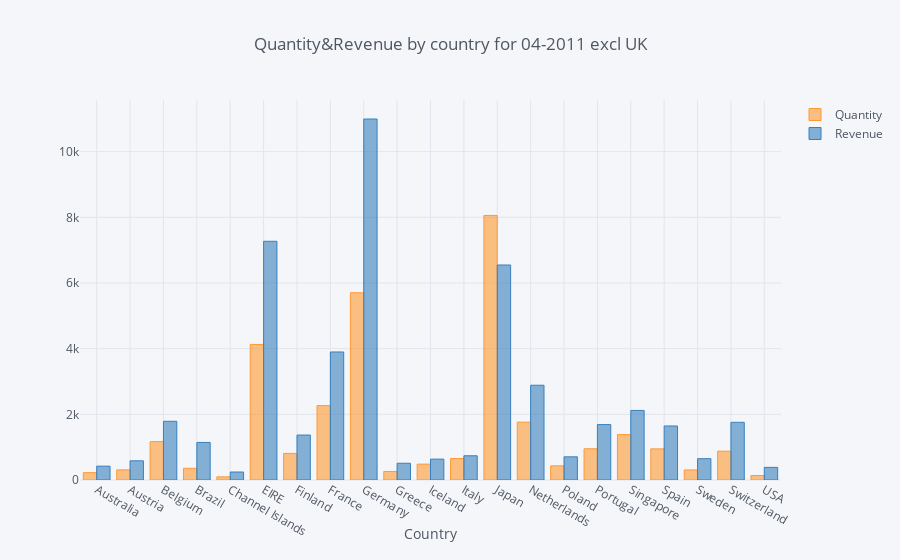

Notebook code for this chart:
### Markdown cell above
## 1. Create an interactive bar chart showing total quantity and revenue by country (excluding United Kingdom) for the month of April 2011.

### Code cell
data_bar = data[(data['InvoiceDate']>='2011-04-01')&(data['InvoiceDate']<='2011-04-30')&
                (data['Country']!='United Kingdom')]

data_bar = data_bar.groupby('Country', as_index=False).agg({'Quantity':'sum', 'Revenue':'sum'})
data_bar.iplot(kind='bar', x='Country', xTitle='Country', title="Quantity&Revenue by country for 04-2011 excl UK")

### Figure 1 — Plotly figure (JSON) as saved in the notebook; plotly's stock layout.template omitted (floating-point values rounded to 4 significant figures)
{"data": [{"marker": {"color": "rgba(255, 153, 51, 0.6)", "line": {"color": "rgba(255, 153, 51, 1.0)", "width": 1}}, "name": "Quantity", "orientation": "v", "text": "", "type": "bar", "uid": "4b50f188-6718-40d9-b515-c035767da6b0", "x": ["Australia", "Austria", "Belgium", "Brazil", "Channel Islands", "EIRE", "Finland", "France", "Germany", "Greece", "Iceland", "Italy", "Japan", "Netherlands", "Poland", "Portugal", "Singapore", "Spain", "Sweden", "Switzerland", "USA"], "y": [224, 308, 1170, 356, 96, 4129, 810, 2265, 5702, 260, 483, 653, 8058, 1762, 432, 951, 1384, 948, 306, 878, 137]}, {"marker": {"color": "rgba(55, 128, 191, 0.6)", "line": {"color": "rgba(55, 128, 191, 1.0)", "width": 1}}, "name": "Revenue", "orientation": "v", "text": "", "type": "bar", "uid": "a9a5c64c-48a5-4836-8e92-201f9f30cec2", "x": ["Australia", "Austria", "Belgium", "Brazil", "Channel Islands", "EIRE", "Finland", "France", "Germany", "Greece", "Iceland", "Italy", "Japan", "Netherlands", "Poland", "Portugal", "Singapore", "Spain", "Sweden", "Switzerland", "USA"], "y": [421.6, 584.8, 1788.0, 1144.0, 243.0, 7270.0, 1369.0, 3899.0, 10990.0, 509.7, 636.2, 737.8, 6549.0, 2887.0, 705.8, 1688.0, 2119.0, 1646.0, 649.1, 1757.0, 383.9]}], "layout": {"legend": {"bgcolor": "#F5F6F9", "font": {"color": "#4D5663"}}, "paper_bgcolor": "#F5F6F9", "plot_bgcolor": "#F5F6F9", "title": {"font": {"color": "#4D5663"}, "text": "Quantity&Revenue by country for 04-2011 excl UK"}, "xaxis": {"gridcolor": "#E1E5ED", "showgrid": true, "tickfont": {"color": "#4D5663"}, "title": {"font": {"color": "#4D5663"}, "text": "Country"}, "zerolinecolor": "#E1E5ED"}, "yaxis": {"gridcolor": "#E1E5ED", "showgrid": true, "tickfont": {"color": "#4D5663"}, "title": {"font": {"color": "#4D5663"}, "text": ""}, "zerolinecolor": "#E1E5ED"}}}
